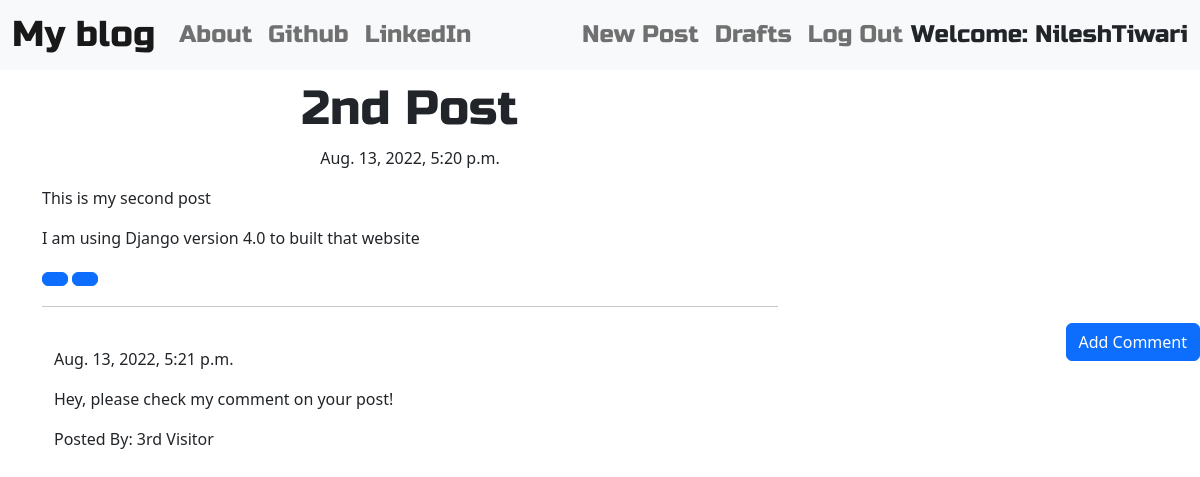
Screenshot of /post/3 (signed in) with the database file from the repository.
### blog/models.py (models this page shows, shortened)
class Post(models.Model):
    author = models.ForeignKey('auth.user', on_delete=models.CASCADE)
    title = models.CharField(max_length=200)
    text = models.TextField()
    create_date = models.DateTimeField(default=timezone.now)
    published_date = models.DateTimeField(blank=True, null=True)

class Comment(models.Model):
    post = models.ForeignKey('blog.Post', related_name='comments', on_delete=models.CASCADE)
    author = models.CharField(max_length=200)
    text = models.TextField()
    create_date = models.DateTimeField(default=timezone.now)
    approved_comment = models.BooleanField(default=False)

### blog/views.py (the view)
# urls.py: path('post/<int:pk>', views.PostDetailView.as_view(), name='post_detail'),
class PostDetailView(DetailView):
    model = Post

### blog/templates/blog/post_detail.html (shortened to what this page needs)
{% extends "blog/base.html" %}
{% block content %}
    <h1 class="posttitle loader">{{ post.title }}</h1>
    {% if post.published_date %}
        <div class="date postdate">
            {{ post.published_date }}
        </div>
    {% else %}
        <a class="btn btn-outline-dark" href="{% url 'post_publish' pk=post.pk %}">Publish</a>
    {% endif %}
    <p class="postcontent">{{ post.text|safe|linebreaksbr }}</p>
    {% if user.is_authenticated %}
        <a class="btn btn-primary" href="{% url 'post_edit' pk=post.pk %}">
        </a>
        <a class="btn btn-primary" href="{% url 'post_remove' pk=post.pk %}">
        </a>
    {% endif %}
    <hr>
    <a class="btn btn-primary btn-comment" href="{% url 'add_comment_to_post' pk=post.pk %}">Add Comment</a>
    <div class="container">
        {% for comment in post.comments.all %}
        <br>
            {% if user.is_authenticated or comment.approved_comment %}
                {{comment.create_date }}
                    <p>{{ comment.text|safe|linebreaks }}</p>
                    <p>Posted By: {{ comment.author }}</p>
            {% endif %}
            {% empty %}
            <p>No Comments Posted!</p>
        {% endfor %}
    </div>
{% endblock %}

### blog/templates/blog/base.html (shortened to what this page needs)
<!doctype html>
{% load static %}
<html lang="en">
<head>
    <link href="https://cdn.jsdelivr.net/npm/bootstrap@5.2.0/dist/css/bootstrap.min.css" rel="stylesheet">
    <link rel="stylesheet" href="//cdn.jsdelivr.net/npm/medium-editor@latest/dist/css/medium-editor.min.css" type="text/css" media="screen" charset="utf-8">
    <link rel="stylesheet" href="{% static 'css/blog.css' %}">
</head>
<body class="loader">
    <nav class="navbar navbar-expand-lg bg-light techfont ">
        <div class="container-fluid">
            <div class="navbar-nav align-items-center">
                <li><a class="navbar-brand bigbrand" href="{% url 'post_list' %}">My blog</a></li>
                <li class="nav-item"><a class="nav-link" href="{% url 'about' %}">About</a></li>
                <li class="nav-item"><a class="nav-link" href="https://www.github.com">Github</a></li>
                <li class="nav-item"><a class="nav-link" href="https://www.linkedin.com">LinkedIn</a></li>
            </div>
            <div class="navbar-nav align-items-center ml-auto">
                {% if user.is_authenticated %}
                    <li class="nav-item">
                        <a class="nav-link" href="{% url 'post_new' %}">New Post</a>
                    </li>
                    <li class="nav-item">
                        <a class="nav-link" href="{% url 'post_draft_list' %}">Drafts</a>
                    </li>
                    <li class="nav-item">
                        <a class="nav-link" href="{% url 'logout' %}">Log Out</a>
                    </li>
                    <li>
                        <a>Welcome: {{user.username}}</a>
                    </li>
                        {% else %}
                    <li class="nav-item">
                        <a class="nav-link" href="{% url 'login' %}" aria-label="Login"><span class="fa fa-user" aria-hidden="true"></span></a>
                    </li>
                {% endif %}
            </div>
        </div>
    </nav>
    <div class="content container">
        <div class="row">
            <div class="col-md-8">
                <div class="blog_posts">
                    {% block content %}
                    {% endblock %}
                </div>
            </div>
        </div>
    </div>
</body>
</html>

### blog/static/css/blog.css (style rules this page uses)
.techfont { font-family: 'Russo One', sans-serif; font-size: 1.5em; margin-bottom: 10px; }
.bigbrand { font-size: 1.5em; }
.postdate { text-align: center; }
.posttitle { font-family: 'Russo One', sans-serif; font-size: 3em; text-align: center; }
.postcontent { font-family: 'Montserrat'; font-size: 1.5em; }
.btn-comment { position: absolute; right: 0px; }
.loader { filter:hue-rotate(0deg); color:linear-gradient(45deg,#0f8,#08f); animation:hue 10000ms infinite linear; }

### rows the page displays
Post: title "2nd Post", published_date "Aug. 13, 2022, 5:20 p.m.", text "This is my second post I am using Django version 4.0 to built that website"
Comment: create_date "Aug. 13, 2022, 5:21 p.m.", text "Hey, please check my comment on your post!", author "3rd Visitor"

### other values shown
{{ user.username }} "NileshTiwari"
